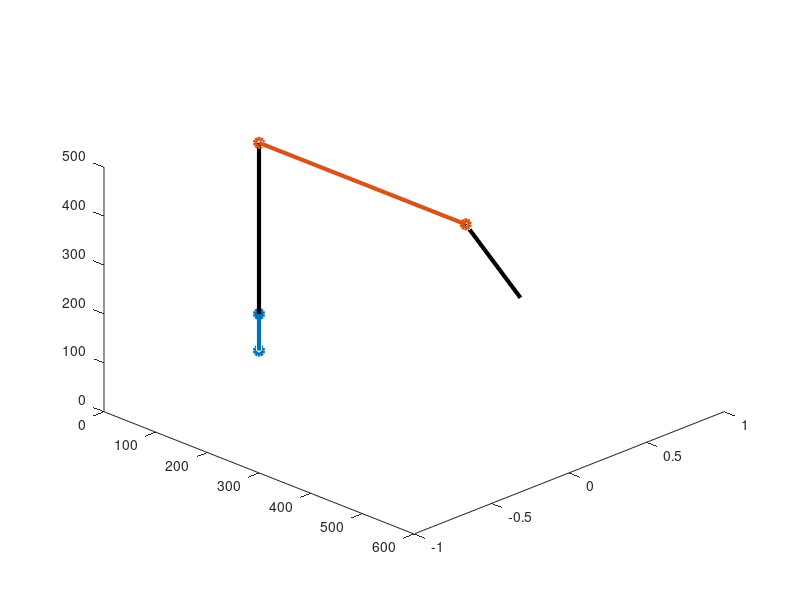

This chart was generated by the following MATLAB code: (Note: this script raises an error after producing the figure.)
%% Sonographer Project 
% This script analyzes a 4-DOF robot designed to apply an ultrasound probe
% at three locations while applying 3 lbs of force to the body.
%% Setup
%clearing all existing variable values and closing all windows
clear all
close all
counter = 1;
%Defining values
P1 = [-175; 125; 0]; %mm
P2 = [175; 125; 0]; %mm
P3 = [0; 150; -200]; %mm
F1 = [0.961; -0.961; 0]; %kg
F2 = [-0.961; -0.961; 0]; %kg
F3 = [0; -1.36; 0]; %kg
% applying initial conditions (all joint variables set to 0)
q = [0, 0, 0, 0];
% applying initial conditions (new_approximation being set to values not
% equal to joint variables)
new_approximation = [1, 1, 1, 1];
%defining length values (meters)
L1 = 75; %length of link 1
L2 = 350; %length of link 2
L3 = 400; %length of link 3
L4 = 150; %length of link 4
L_body = 400; %distance between robot space frame and origin of body in the x direction
%defining mass values
m_motor = 2.4/2.2; %kg
m_butterfly = 0.309; %kg
%calculating the masses of the links using the volume from Autodesk Fusion
%360 and the density of aluminum, and adding the attached components
d_aluminum = 0.098; %lb/in^3
vol_1 = 8.282; %in^3
vol_2 = 16.003; %in^3
vol_3 = 18.138; %in^3
vol_4 = 6.945; %in^3
m1 = d_aluminum*vol_1/2.2 + m_motor; % weight of link plus weight of motor, kg
m2 = d_aluminum*vol_2/2.2 + m_motor; % weight of link plus weight of motor, kg
m3 = d_aluminum*vol_3/2.2 + m_motor; % weight of link plus weight of motor, kg
m4 = d_aluminum*vol_4/2.2 + m_motor + m_butterfly; % weight of link plus weight of motor and ultrasound, kg

%% Forward and Inverse Kinematics
% This section determines the forward and inverse kinematics of the robot
% to setting the loop to continuously run the newton-raphson method for
% inverse kinematics until the joint variables are equal to the new 
% approximation values and the variables converge
for k = 0:1:2
if k == 0
    q = [0, pi/2, -pi/2, -pi/4];
end
if k == 1
    q = [0, pi/4, -pi/4, -pi*.75];
end
if k == 2
    q = [pi/4, pi/2, -pi/2, -pi/2];
end
i = 0;
while ((q(1) ~= new_approximation(1)) || (q(2) ~= new_approximation(2))) && (q(3) ~= new_approximation(3))
%after the first run, set q to the calculated "new approximation" joint
%value for each iteration of the newton-raphson method
if i == 1
    q = new_approximation';
end
%set i = 1 after the initial if statement to set q = new_approximation
%after the first run of this while loop
i = 1;

%M matrix for the home position of the robot
M = [0, 0,  1, L2 + L3 + L4;
     0, -1, 0, 0;
     1, 0, 0, L1;
     0, 0, 0,  1];

%w and v screw axes and velocity vectors for each joint, followed by
%calculating the skewomega of each joint, the rotation matrix of each
%joint, the distance vector for each joint, then the exponential function
%of each joint
w1 = [0; 0; 1];
v1 = [0; 0; 0];
skewomega1 = [0, -w1(3), w1(2); w1(3), 0, -w1(1); -w1(2), w1(1), 0];
R1 = eye(3,3) + sin(q(1))*skewomega1 + (1-cos(q(1)))*skewomega1^2;
d1 =  (eye(3,3)*q(1) + (1-cos(q(1)))*skewomega1 + (q(1)-sin(q(1)))*skewomega1^2)*v1;
eSTheta1 = [R1, d1;
    0, 0, 0, 1];
w2 = [0; -1; 0];
v2 = [L1; 0; 0];
skewomega2 = [0, -w2(3), w2(2); w2(3), 0, -w2(1); -w2(2), w2(1), 0];
R2 = eye(3,3) + sin(q(2))*skewomega2 + (1-cos(q(2)))*skewomega2^2;
d2 = (eye(3,3)*q(2) + (1-cos(q(2)))*skewomega2 + (q(2)-sin(q(2)))*skewomega2^2)*v2;
eSTheta2 = [R2, d2;
    0, 0, 0, 1];
w3 = [0; -1; 0];
v3 = [L1; 0; -L2];
skewomega3 = [0, -w3(3), w3(2); w3(3), 0, -w3(1); -w3(2), w3(1), 0];
R3 = eye(3,3) + sin(q(3))*skewomega3 + (1-cos(q(3)))*skewomega3^2;
d3 =  (eye(3,3)*q(3) + (1-cos(q(3)))*skewomega3 + (q(3)-sin(q(3)))*skewomega3^2)*v3;
eSTheta3 = [R3, d3;
    0, 0, 0, 1];
w4 = [0; -1; 0];
v4 = [L1; 0; -(L2+L3)];
skewomega4 = [0, -w4(3), w4(2); w4(3), 0, -w4(1); -w4(2), w4(1), 0];
R4 = eye(3,3) + sin(q(4))*skewomega4 + (1-cos(q(4)))*skewomega4^2;
d4 =  (eye(3,3)*q(4) + (1-cos(q(4)))*skewomega4 + (q(4)-sin(q(4)))*skewomega4^2)*v4;
eSTheta4 = [R4, d4;
    0, 0, 0, 1];

%calculating the product of the exponentials to get the Transformation
%Matrix from the base joint to the end effector
T = eSTheta1*eSTheta2*eSTheta3*eSTheta4*M;
if counter == 1
T_first = T;
end
counter = 2;
%% 
%defining other transformation matrices to plot robot while converging to
%the desired location
M1 = eye(4, 4);
M2 = [1, 0, 0, 0;
      0, 0, -1, 0;
      0, 1, 0, L1;
      0, 0, 0, 1];
M3 = [1, 0, 0, L2;
      0, 0, -1, 0;
      0, 1, 0, L1;
      0, 0, 0, 1];
M4 = [1, 0, 0, L2+L3;
      0, 0, -1, 0;
      0, 1, 0, L1;
      0, 0, 0, 1];
M5 = M;
T01 = M1;
T02 = eSTheta1*M2;
T03 = eSTheta1*eSTheta2*M3;
T04 = eSTheta1*eSTheta2*eSTheta3*M4;
T05 = T;

%plotting robot while converging to the desired location
figure (1)
axis on
hold on
view([1,-1,1])
plot3([0, T01(1,4)],...
      [0, T01(2,4)],...
      [0, T01(3,4)], '-k', 'LineWidth', 3)

plot3([T01(1,4), T02(1,4)],...
      [T01(2,4), T02(2,4)],...
      [T01(3,4), T02(3,4)], '-o', 'LineWidth', 3)

plot3([T02(1,4), T03(1,4)],...
      [T02(2,4), T03(2,4)],...
      [T02(3,4), T03(3,4)], '-k', 'LineWidth', 3)

plot3([T03(1,4), T04(1,4)],...
      [T03(2,4), T04(2,4)],...
      [T03(3,4), T04(3,4)], '-o', 'LineWidth', 3)

plot3([T04(1,4), T05(1,4)],...
      [T04(2,4), T05(2,4)],...
      [T04(3,4), T05(3,4)], '-k', 'LineWidth', 3)

%Calculating the Adjoints of each individual step needed to calculate the
%Jacobian vectors.
[Adt_1] = adjoint(eSTheta1);
[Adt_2] = adjoint(eSTheta1*eSTheta2);
[Adt_3] = adjoint(eSTheta1*eSTheta2*eSTheta3);
[Adt_4] = adjoint(eSTheta1*eSTheta2*eSTheta3*eSTheta4);

%Defining the S matrix to multiply columns of it by the Adjoints calculated
%previously. This matrix is the combination of the w and v vectors defined
%within the previous section of code.
S = [w1 w2 w3 w4;
     v1 v2 v3 v4];

%Manipulating the S matrix and multiplying sections of it (where necessary)
%to the previously calculated Adjoints to calculate the space Jacobian.
V1 = S(:,1);
V2 = Adt_1*S(:,2);
V3 = Adt_2*S(:,3);
V4 = Adt_3*S(:,4);

%Calculating the space Jacobian
J_s = [V1, V2, V3, V4];

%Converting the space Jacobian to the Body Jacobian.
J_b = adjoint(inv(T))*J_s;

%Calculating the Analytical Jacobian by taking the linear velocity portion
%of the Body Jacobian and multiplying the rotational portion of the
%transformation matrix from the space frame to the body frame by it.
J_v = J_b(4:6, :);
R_sb = T(1:3, 1:3);
J_analytical = R_sb*J_v;


%Defining the homogeneous transformation matrix T_sd and calculating T_bd,
%the transformation matrix in the body frame for the desired pose
T_sd1 = [-sqrt(2)/2 0 sqrt(2)/2 L_body+P1(1); 0 -1 0 P1(3); -sqrt(2)/2 0 -sqrt(2)/2 P1(2); 0 0 0 1]; %First pose
T_sd2 = [-sqrt(2)/2 0 -sqrt(2)/2 L_body+P2(1); 0 -1 0 P2(3); sqrt(2)/2 0 -sqrt(2)/2 P2(2); 0 0 0 1]; %second pose
T_sd3 = [1 0 0 L_body+P3(1); 0 -1 0 -P3(3); 0 0 -1 P3(2); 0 0 0 1]; %Third pose
T_bd1 = inv(T)*T_sd1;
T_bd2 = inv(T)*T_sd2;
T_bd3 = inv(T)*T_sd3;

%Separating the Rotation Matrix and position vector from the transformation
%matrix T_bd, and doing it for each run (position 1, 2, and 3)
if k == 0
    R_bd = T_bd1(1:3, 1:3);
    p_bd = T_bd1(1:3, 4);
end
if k == 1
    R_bd = T_bd2(1:3, 1:3);
    p_bd = T_bd2(1:3, 4);
end
if k == 2
    R_bd = T_bd3(1:3, 1:3);
    p_bd = T_bd3(1:3, 4);
end

%Calculating theta, the skew symmetric matrix of omega, the inverse G
%function of theta, and the linear velocity vector v_bd to be able to
%create the vector S
theta = acos(0.5*(trace(R_bd)-1));
skew_w = (1/(2*sin(theta)))*(R_bd - transpose(R_bd));
inv_G_theta = (1/theta)*eye(3,3) - 0.5*skew_w + ((1/theta) - 0.5*cot(theta/2))*skew_w^2;
v_bd = inv_G_theta*p_bd;
S_bd = [skew_w(3,2); skew_w(1,3); skew_w(2,1); v_bd];

%Using the vector S as well as the calculated theta to calculate the twist
%in the body frame to the desired pose from the transform T_bd
V_b = S_bd*theta;

%Approximating the iterative change in joint values to move the end 
%effector to the desired/specified location.
delta_theta = pinv(J_b)*V_b;

%Adding the calculated change to the current joint values to get the new
%approximated joint values for the first iteration of the Newton Raphson
%Method.
new_approximation = q' + delta_theta;

end
%% Plotting 
% Plotting the final robot pose after the newton-raphson method has made the robot converge to the desired location
if k == 0
    figure (2)
    axis on
    hold on
    view([1,-1,1])
    plot3([0, T01(1,4)],...
        [0, T01(2,4)],...
        [0, T01(3,4)], '-k', 'LineWidth', 3)

    plot3([T01(1,4), T02(1,4)],...
        [T01(2,4), T02(2,4)],...
        [T01(3,4), T02(3,4)], '-o', 'LineWidth', 3)

    plot3([T02(1,4), T03(1,4)],...
        [T02(2,4), T03(2,4)],...
        [T02(3,4), T03(3,4)], '-k', 'LineWidth', 3)

    plot3([T03(1,4), T04(1,4)],...
        [T03(2,4), T04(2,4)],...
        [T03(3,4), T04(3,4)], '-o', 'LineWidth', 3)

    plot3([T04(1,4), T05(1,4)],...
        [T04(2,4), T05(2,4)],...
        [T04(3,4), T05(3,4)], '-k', 'LineWidth', 3)
    figure (5)
    axis on
    hold on
    view([1,-1,1])
    plot3([0, T01(1,4)],...
        [0, T01(2,4)],...
        [0, T01(3,4)], '-k', 'LineWidth', 3)

    plot3([T01(1,4), T02(1,4)],...
        [T01(2,4), T02(2,4)],...
        [T01(3,4), T02(3,4)], '-o', 'LineWidth', 3)

    plot3([T02(1,4), T03(1,4)],...
        [T02(2,4), T03(2,4)],...
        [T02(3,4), T03(3,4)], '-k', 'LineWidth', 3)

    plot3([T03(1,4), T04(1,4)],...
        [T03(2,4), T04(2,4)],...
        [T03(3,4), T04(3,4)], '-o', 'LineWidth', 3)

    plot3([T04(1,4), T05(1,4)],...
        [T04(2,4), T05(2,4)],...
        [T04(3,4), T05(3,4)], '-k', 'LineWidth', 3)
end
if k == 1
    figure (3)
    axis on
    hold on
    view([1,-1,1])
    plot3([0, T01(1,4)],...
        [0, T01(2,4)],...
        [0, T01(3,4)], '-k', 'LineWidth', 3)

    plot3([T01(1,4), T02(1,4)],...
        [T01(2,4), T02(2,4)],...
        [T01(3,4), T02(3,4)], '-o', 'LineWidth', 3)

    plot3([T02(1,4), T03(1,4)],...
        [T02(2,4), T03(2,4)],...
        [T02(3,4), T03(3,4)], '-k', 'LineWidth', 3)

    plot3([T03(1,4), T04(1,4)],...
        [T03(2,4), T04(2,4)],...
        [T03(3,4), T04(3,4)], '-o', 'LineWidth', 3)

    plot3([T04(1,4), T05(1,4)],...
        [T04(2,4), T05(2,4)],...
        [T04(3,4), T05(3,4)], '-k', 'LineWidth', 3)
    figure (5)
    axis on
    hold on
    view([1,-1,1])
    plot3([0, T01(1,4)],...
        [0, T01(2,4)],...
        [0, T01(3,4)], '-k', 'LineWidth', 3)

    plot3([T01(1,4), T02(1,4)],...
        [T01(2,4), T02(2,4)],...
        [T01(3,4), T02(3,4)], '-o', 'LineWidth', 3)

    plot3([T02(1,4), T03(1,4)],...
        [T02(2,4), T03(2,4)],...
        [T02(3,4), T03(3,4)], '-k', 'LineWidth', 3)

    plot3([T03(1,4), T04(1,4)],...
        [T03(2,4), T04(2,4)],...
        [T03(3,4), T04(3,4)], '-o', 'LineWidth', 3)

    plot3([T04(1,4), T05(1,4)],...
        [T04(2,4), T05(2,4)],...
        [T04(3,4), T05(3,4)], '-k', 'LineWidth', 3)
end
if k == 2
    figure (4)
    axis on
    hold on
    view([1,-1,1])
    plot3([0, T01(1,4)],...
        [0, T01(2,4)],...
        [0, T01(3,4)], '-k', 'LineWidth', 3)

    plot3([T01(1,4), T02(1,4)],...
        [T01(2,4), T02(2,4)],...
        [T01(3,4), T02(3,4)], '-o', 'LineWidth', 3)

    plot3([T02(1,4), T03(1,4)],...
        [T02(2,4), T03(2,4)],...
        [T02(3,4), T03(3,4)], '-k', 'LineWidth', 3)

    plot3([T03(1,4), T04(1,4)],...
        [T03(2,4), T04(2,4)],...
        [T03(3,4), T04(3,4)], '-o', 'LineWidth', 3)

    plot3([T04(1,4), T05(1,4)],...
        [T04(2,4), T05(2,4)],...
        [T04(3,4), T05(3,4)], '-k', 'LineWidth', 3)
    figure (5)
    axis on
    hold on
    view([1,-1,1])
    plot3([0, T01(1,4)],...
        [0, T01(2,4)],...
        [0, T01(3,4)], '-k', 'LineWidth', 3)

    plot3([T01(1,4), T02(1,4)],...
        [T01(2,4), T02(2,4)],...
        [T01(3,4), T02(3,4)], '-o', 'LineWidth', 3)

    plot3([T02(1,4), T03(1,4)],...
        [T02(2,4), T03(2,4)],...
        [T02(3,4), T03(3,4)], '-k', 'LineWidth', 3)

    plot3([T03(1,4), T04(1,4)],...
        [T03(2,4), T04(2,4)],...
        [T03(3,4), T04(3,4)], '-o', 'LineWidth', 3)

    plot3([T04(1,4), T05(1,4)],...
        [T04(2,4), T05(2,4)],...
        [T04(3,4), T05(3,4)], '-k', 'LineWidth', 3)
end
% outputting the transformation matrix and joint values when the
% newton-raphson method converges to the solution
    T_solved = T
    q_solved = q
      
%% Joint Torque Calculation
%defining theta, Vi0, and Vi_dot0
theta = (q);
Vi0 = zeros(6,1);
Vi_dot0 = [0,0,0,0,0,9.81]';

%defining the constants
theta_1_dot = 0; 
theta_2_dot = 0;
theta_3_dot = 0;
theta_4_dot = 0;
theta_1_double = 0; 
theta_2_double = 0;
theta_3_double = 0;
theta_4_double = 0;

%defining the transformation matrices between each frame when the robot is
%in the home configuration
M01 = eye(4,4);

M12 = [1, 0, 0, 0;
       0, 0, -1, 0;
       0, 1, 0, L1;
       0, 0, 0, 1];

M23 = [1, 0, 0, L2;
       0, 1, 0, 0;
       0, 0, 1, 0;
       0, 0, 0, 1];

M34 = [1, 0, 0, L3;
       0, 1, 0, 0;
       0, 0, 1, 0;
       0, 0, 0, 1];

M45 = [0, 0, 1, L4;
       1, 0, 0, 0;
       0, 1, 0, 0;
       0, 0, 0, 1];

%Defining the M and A matrices for the Newton Euler method
M(:,:,1) = M1;
M(:,:,2) = M2;
M(:,:,3) = M3;
M(:,:,4) = M4;
M(:,:,5) = M5;

numjoints = 4;
A = zeros(6, numjoints);
 for l = 1:numjoints
     A(:,l) = adjoint2(S(:,l),inv(M(:,:,l)));
 end

%Calculating the transformation matrices between each joint when the robot
%is in the desired pose
T_01 = M1 * twist2ht(S(:,1), theta(1));
T10 = inv(T_01);

T_12 = M12 * twist2ht(S(:,2), theta(2));
T21 = inv(T_12);

T_23 = M23 * twist2ht(S(:,3), theta(3));
T32 = inv(T_23);

T_34 = M34 * twist2ht(S(:,4), theta(4));
T43 = inv(T_34);

T54 = [0, 0, 1, L4;
       1, 0, 0, 0;
       0, 1, 0, 0;
       0, 0, 0, 1];

%calculating the velocities and accelerations of each joint
V1 = adjoint2(Vi0,T10) + A(:,1)*theta_1_dot;
V2 = adjoint2(V1,T21) + A(:,2)*theta_2_dot;
V3 = adjoint2(V2,T32) + A(:,3)*theta_3_dot;
V4 = adjoint2(V3,T43) + A(:,4)*theta_4_dot;
Vd1 = adjoint2(Vi_dot0,T10) + ad(V1)*A(:,1)*theta_1_dot + A(:,1)*theta_1_double;
Vd2 = adjoint2(Vd1,T21) + ad(V2)*A(:,2)*theta_2_dot + A(:,2)*theta_2_double;
Vd3 = adjoint2(Vd2,T32) + ad(V3)*A(:,3)*theta_3_dot + A(:,3)*theta_3_double;
Vd4 = adjoint2(Vd3,T43) + ad(V4)*A(:,4)*theta_4_dot + A(:,4)*theta_4_double;

%defining the spatial inertia matrices
G1 = [zeros(3,3), zeros(3,3);
      zeros(3,3), m1*eye(3,3)];
G2 = [zeros(3,3), zeros(3,3);
      zeros(3,3), m2*eye(3,3)];
G3 = [zeros(3,3), zeros(3,3);
      zeros(3,3), m3*eye(3,3)];
G4 = [zeros(3,3), zeros(3,3);
      zeros(3,3), m4*eye(3,3)];

%Defining Ftip for each case and calculating the forces and torques
%required by each joint to apply the desired force at the end effector
if k == 0
Ftip = [F1(1) F1(2) F1(3) 0 0 0]';
end
if k == 1
Ftip = [F2(1) F2(2) F2(3) 0 0 0]';
end
if k == 2
Ftip = [F3(1) F3(2) F3(3) 0 0 0]';
end
Fi_4 = adjoint(T54)'*Ftip + G4*Vd4 - ad(V4)'*G4*V4;
Fi_3 = adjoint(T43)'*Fi_4 + G3*Vd3 - ad(V3)'*G3*V3;
Fi_2 = adjoint(T32)'*Fi_3 + G2*Vd2 - ad(V2)'*G2*V2;
Fi_1 = adjoint(T21)'*Fi_2 + G1*Vd1 - ad(V1)'*G1*V1;
tau4 = Fi_4'*A(:,4)/1000 %N*m
tau3 = Fi_3'*A(:,3)/1000 %N*m
tau2 = Fi_2'*A(:,2)/1000 %N*m
tau1 = Fi_1'*A(:,1)/1000 %N*m
end

%% Functions Used
%The functions used in this code are defined below:

function [Adt] = adjoint(T)
%get rotation matrix and vector d from T
R = T(1:3, 1:3);
d = T(1:3, 4);
%calculate skew symmetric matrix for d
skew_d=[0 -d(3) d(2); d(3) 0 -d(1); -d(2) d(1) 0];
%calculate V's representation in respect to new frame T
Adt=[R zeros(3,3);skew_d*R R];
end

function Vtrans = adjoint2(V,T)
%get rotation matrix and vector d from T
R = [T(1) T(5) T(9);
    T(2) T(6) T(10);
    T(3) T(7) T(11)];
d = [T(13) T(14) T(15)];
%calculate skew symmetric matrix for d
skew_d=[0 -d(3) d(2); d(3) 0 -d(1); -d(2) d(1) 0];
%calculate V's representation in respect to new frame T
Vtrans=[R zeros(3,3);skew_d*R R]*V;
end

function adV = ad(V)
w = V(1:3);
v = V(4:6);
skew_w = [0, -w(3), w(2); w(3), 0, -w(1); -w(2), w(1), 0];
skew_v = [0, -v(3), v(2); v(3), 0, -v(1); -v(2), v(1), 0];
adV = [skew_w zeros(3,3);skew_v skew_w];
end

function T = twist2ht(S,theta)
omega = [S(1) S(2) S(3)];
v = transpose([S(4) S(5) S(6)]);
skewomega = [0, -omega(3), omega(2); omega(3), 0, -omega(1); -omega(2), omega(1), 0];
R = eye(3,3) + sin(theta)*skewomega + (1-cos(theta))*skewomega^2;
position = (eye(3,3)*theta + (1-cos(theta))*skewomega + (theta - sin(theta))*skewomega^2)*v;
T = [R, position;
    0, 0, 0, 1];
end